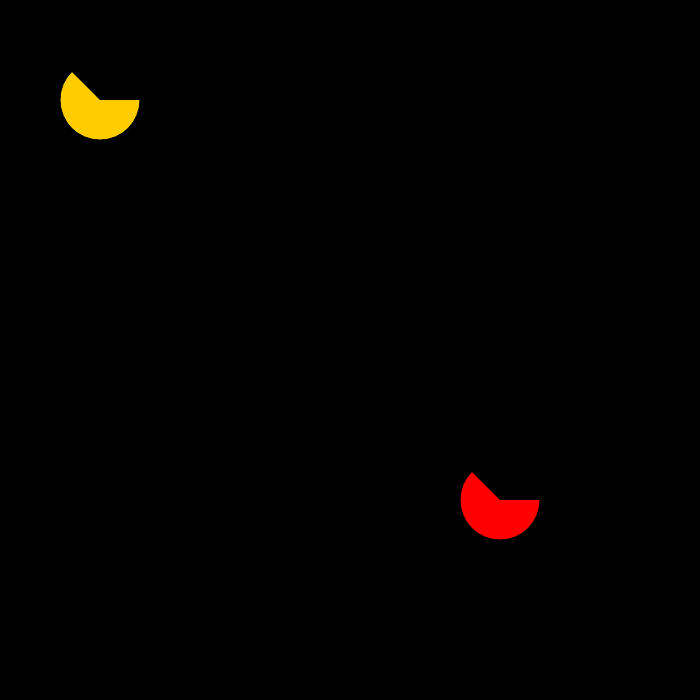
Frame 1 (no input)
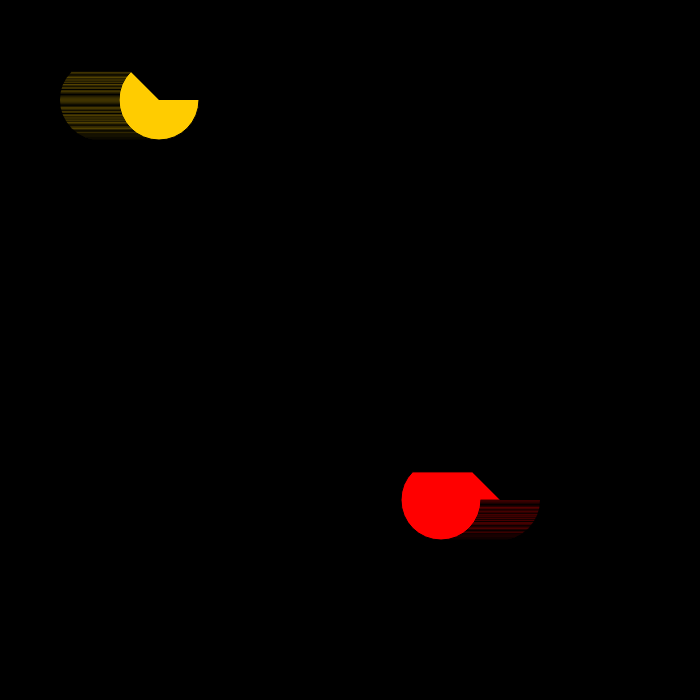
Frame 60 (no input)
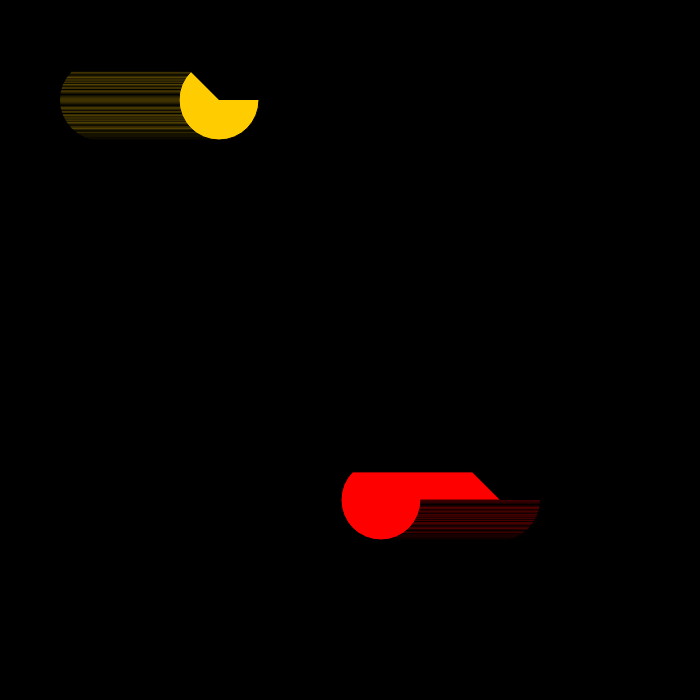
Frame 120 (the mouse pressed at the canvas centre since frame 60)

The p5.js sketch that drew these frames (run headless with seeded random() and noise() and a simulated clock; from frame 60 on, the mouse is pressed at the canvas centre):

// p5.js sketch
// ── sketch.js
var x;
var y;
var x2;
var y2;

function setup () {
  createCanvas (700,700);
  background (0);
  x=100;
  y=100;
  x2=500;
  y2=500;
}

function draw () {
  PacMan();
  x++;
  
if (x > 350) {
  x=350;
  y++;
}  

  PacMan2 ();
  x2--;

if (x2 < 250){
  x2= 250;
  y2--;
 }
}

function PacMan() {
  stroke (0);
  fill (255,204,0);
  arc(x, y , 80, 80, 0, PI+QUARTER_PI);
 }

function PacMan2 () {
 fill (255,0,0);
 stroke (0);
 arc(x2, y2 , 80, 80, 0, PI+QUARTER_PI);
}
